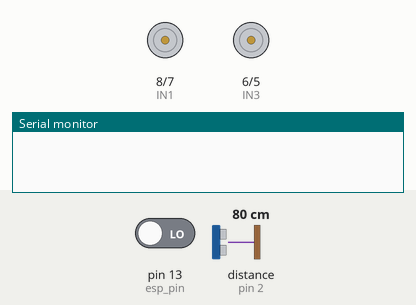
The sketch below on a simulated Arduino Uno, built with avr-gcc and run on an emulated ATmega328P. Parts: motor-driver pin pairs drawn as motors (green arrow = first pin HIGH = forward, orange = second pin HIGH = backward, longer = more drive, scaled by the enable pin), the last lines printed to the serial monitor. Inputs (shaded band) come from the test bench; at power-on: pin 13 (esp_pin) LOW, distance to the obstacle (sensor on pin 2) 80 cm. The echo pulse lasts 58.3 µs per cm.

Above: at 1.8 s.
1.9 s: pin 13 (esp_pin) driven HIGH
At 3.0 s:
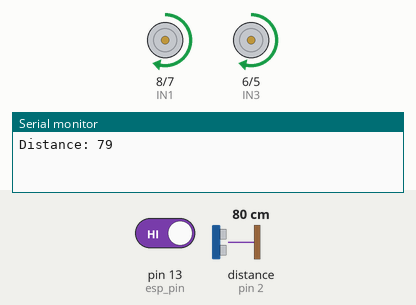
4.9 s: pin 13 (esp_pin) driven LOW
At 6.3 s:
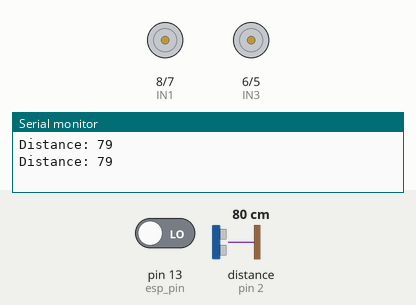
Timing chart, 0 to 7.9 s (numbered marks = the images above; inputs shaded):
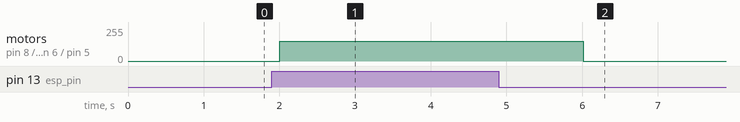

Measured:
- after the input at 1.9 s, motor on pin 8 (IN1) / pin 7 (IN2), motor on pin 6 (IN3) / pin 5 (IN4): stopped → forward 150/255 after 0.11 s
- after the input at 4.9 s, motor on pin 8 (IN1) / pin 7 (IN2), motor on pin 6 (IN3) / pin 5 (IN4): forward 150/255 → stopped after 1.1 s

The sketch:

final_proj1_part3.ino
```cpp
#define ENA 9
#define ENB 10
#define IN1 8
#define IN2 7
#define IN3 6
#define IN4 5
#define TRIG 3
#define ECHO 2

int esp_pin = 13;

void setup() {
    pinMode(ENA, OUTPUT);
    pinMode(ENB, OUTPUT);
    pinMode(IN1, OUTPUT);
    pinMode(IN2, OUTPUT);
    pinMode(IN3, OUTPUT);
    pinMode(IN4, OUTPUT);
    pinMode(TRIG, OUTPUT);
    pinMode(ECHO, INPUT);
    pinMode(esp_pin, INPUT);

    Serial.begin(9600);
}

long getDistance() {
    digitalWrite(TRIG, LOW);
    delayMicroseconds(2);
    digitalWrite(TRIG, HIGH);
    delayMicroseconds(10);
    digitalWrite(TRIG, LOW);

    long duration = pulseIn(ECHO, HIGH);
    long distance = duration * 0.034 / 2; // Convert to cm
    return distance;
}

void moveForward() {
    digitalWrite(IN1, HIGH);
    digitalWrite(IN2, LOW);
    digitalWrite(IN3, HIGH);
    digitalWrite(IN4, LOW);
    analogWrite(ENA, 150);
    analogWrite(ENB, 150);
}


void stopMotors() {
    digitalWrite(IN1, LOW);
    digitalWrite(IN2, LOW);
    digitalWrite(IN3, LOW);
    digitalWrite(IN4, LOW);
}

void loop() {
  if(digitalRead(esp_pin) == HIGH)
  {
    long distance = getDistance();
    Serial.print("Distance: ");
    Serial.println(distance);

    if (distance > 50) {
        moveForward();
        delay(2000);
        stopMotors();
    } else {
        stopMotors();
        delay(1000);
        }
}
else if(digitalRead(esp_pin) == LOW)
{
  stopMotors();
  delay(1000);
}
}
```
